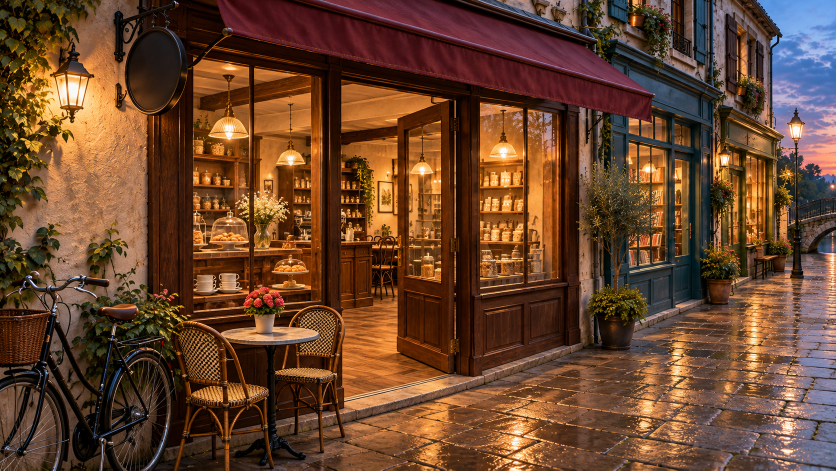
#> input picture projects/0003-ai-wide-area-modeling/assets/canal-imagegen-interior/approach.png, 1672 x 941 px (shown at 1/2 size); its folder holds 4 pictures in this run
$ python check_lighting_pair.py
#> lines starting #> are read from the running program, lines starting #| are printed output that depends on the picture
"""Screen generated on/off images in 2D; do not estimate/reconstruct 3D."""
import hashlib
import json
from pathlib import Path

import cv2
import numpy as np

ROOT = Path(__file__).resolve().parents[2]
ASSETS = ROOT / "assets" / "canal-imagegen-interior"
NAMES = ["approach", "interior-on-v1-threshold", "interior-on", "interior-off", "reverse"]


def load(name):
#> called with name = 'approach'
    image = cv2.imread(str(ASSETS / f"{name}.png"))
#> image is the input picture: shape (941, 1672, 3); mean B, G, R 44, 67.8, 104.4
    if image is None:
        raise RuntimeError(name)
    return image


def luminance(image):
    rgb = image[:, :, ::-1].astype(np.float64) / 255
    linear = np.where(rgb <= 0.04045, rgb / 12.92, ((rgb + 0.055) / 1.055) ** 2.4)
    return linear @ np.array([0.2126, 0.7152, 0.0722])


def main():
    images = {name: load(name) for name in NAMES}
#> call 3 of load, with name = 'interior-on'
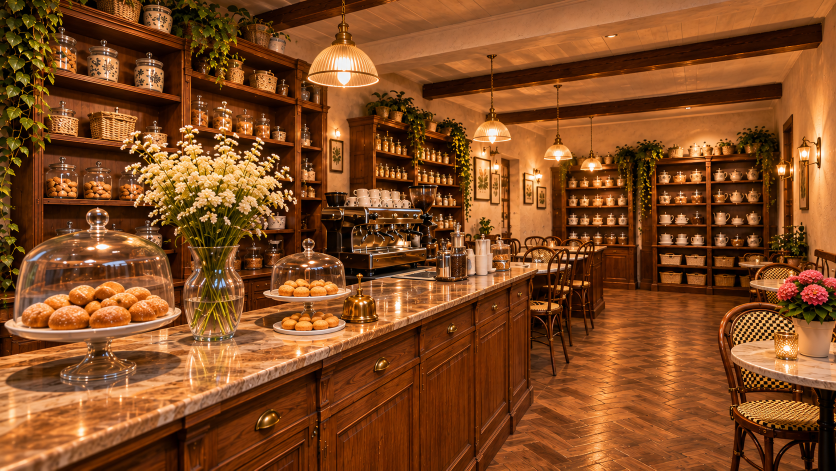
#> input picture projects/0003-ai-wide-area-modeling/assets/canal-imagegen-interior/interior-on.png, 1672 x 941 px (shown at 1/2 size)
#> in load, image is the input picture: shape (941, 1672, 3); mean B, G, R 34.1, 75.2, 131.5
#> call 4 of load, with name = 'interior-off'
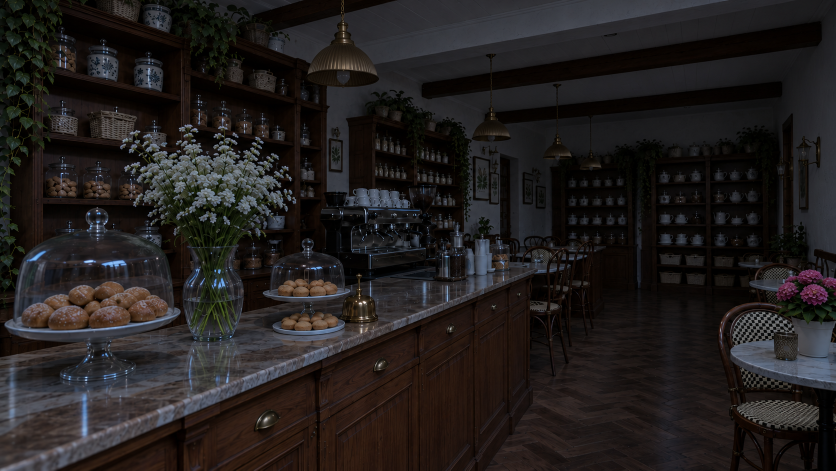
#> input picture projects/0003-ai-wide-area-modeling/assets/canal-imagegen-interior/interior-off.png, 1671 x 941 px (shown at 1/2 size)
#> in load, image is the input picture: shape (941, 1671, 3); mean B, G, R 29.8, 30.4, 34.1
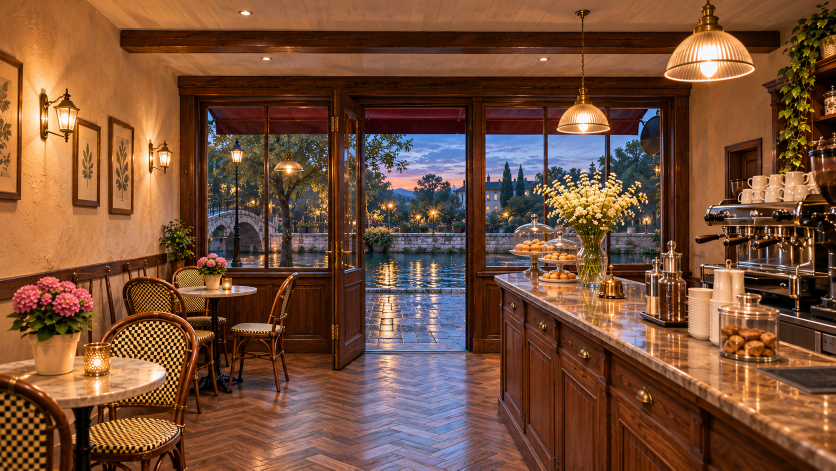
#> input picture projects/0003-ai-wide-area-modeling/assets/canal-imagegen-interior/reverse.png, 1672 x 941 px (shown at 1/2 size)
#> in load, image is the input picture: shape (941, 1672, 3); mean B, G, R 55.4, 79.1, 118.9
#> images = 5 items
    on, off = images["interior-on"], images["interior-off"]
    ah, aw = on.shape[:2]
#> ah = 941; aw = 1672
    bh, bw = off.shape[:2]
#> bh = 941; bw = 1671
    sift = cv2.SIFT_create(nfeatures=9000)
    ka, da = sift.detectAndCompute(cv2.cvtColor(on, cv2.COLOR_BGR2GRAY), None)
#> ka = 9000 keypoints; strongest (x, y, size): (667, 429, 2.2), (320, 426, 1.9), (424, 506, 1.9), (234, 216, 2.6)
    kb, db = sift.detectAndCompute(cv2.cvtColor(off, cv2.COLOR_BGR2GRAY), None)
#> kb = 5514 keypoints; strongest (x, y, size): (172, 760, 2.1), (607, 531, 2), (178, 711, 1.8), (172, 755, 2.1)
    matcher = cv2.BFMatcher(cv2.NORM_L2)
    reverse = {m.queryIdx: m.trainIdx for m, n in matcher.knnMatch(db, da, k=2)
               if m.distance < 0.72 * n.distance}
#> reverse = 1037 items
    pairs = [m for m, n in matcher.knnMatch(da, db, k=2)
             if m.distance < 0.72 * n.distance and reverse.get(m.trainIdx) == m.queryIdx]
#> pairs = 920 matches
    a = np.float64([ka[m.queryIdx].pt for m in pairs])
#> a = 920 pairs, first value 7.38 to 1668.5, second value 7.67 to 886.9
    b = np.float64([kb[m.trainIdx].pt for m in pairs]) * [aw / bw, ah / bh]
#> b = 920 pairs, first value 6.72 to 1668.8, second value 6.56 to 887
    raw_error = np.linalg.norm(a - b, axis=1)
#> raw_error = 920 values, max 132 at index 681, min 0.0401 at index 1, mean 1.83
    blocks = np.floor(a / 64).astype(int)
#> blocks = 920 pairs, first value 0 to 26, second value 0 to 13
    held = ((blocks[:, 0] + 2 * blocks[:, 1]) % 3) == 0
    cv2.setRNGSeed(20261116)
    homography, inliers = cv2.findHomography(a[~held], b[~held], cv2.USAC_MAGSAC,
                                            2.0, maxIters=10000, confidence=0.999)
#> homography = [[0.999, 0.000349, -0.742], [-0.000567, 1, -2.01], [-1.16e-06, 3.62e-07, 1]]; inliers = 598 values, max 1 at index 0, min 0 at index 6, mean 0.952
    predicted = cv2.perspectiveTransform(a.reshape(-1, 1, 2), homography).reshape(-1, 2)
#> predicted = 920 pairs, first value 6.79 to 1668.7, second value 5.51 to 888.3
    residual = np.linalg.norm(predicted - b, axis=1)
#> residual = 920 values, max 132.4 at index 681, min 0.0255 at index 870, mean 1.16
    bins = np.floor(a / [aw / 8, ah / 5]).astype(int)
#> bins = 920 pairs, first value 0 to 7, second value 0 to 4
    geometry = {
        "method": "2D SIFT mutual ratio 0.72, raw displacement and spatially held-out homography check",
        "matched_features": len(pairs),
        "occupied_cells_of_8_by_5_grid": len(np.unique(bins, axis=0)),
        "raw_displacement_median_px": float(np.median(raw_error)),
        "raw_displacement_p90_px": float(np.percentile(raw_error, 90)),
        "raw_fraction_within_2px": float(np.mean(raw_error <= 2)),
        "homography": homography.tolist(),
        "fit_inlier_fraction": float(inliers.mean()),
        "held_out_features": int(held.sum()),
        "held_out_residual_median_px": float(np.median(residual[held])),
        "held_out_residual_p90_px": float(np.percentile(residual[held], 90)),
        "limitations": "Only matched visible texture is checked. Low-light regions may be absent; identities and full geometry are not certified.",
    }
    on_y, off_y = luminance(on), luminance(off)
#> in luminance, `return linear @ np.array([0.2126, 0.7152, 0.0722])`:
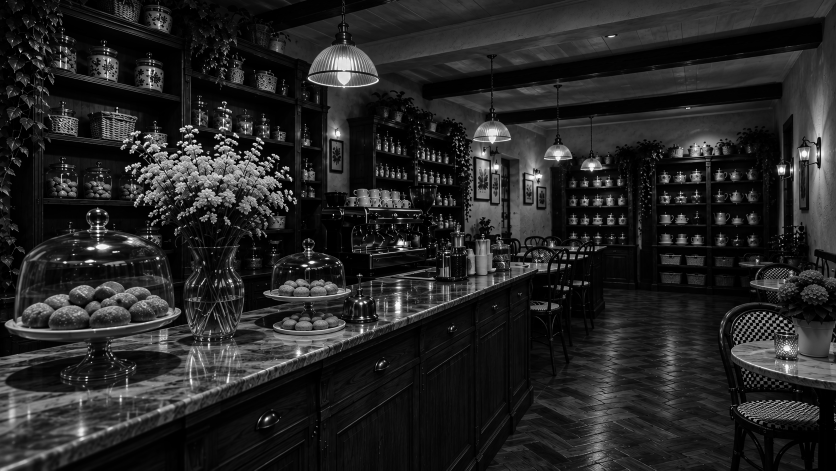
#> returned value: shape (941, 1672) float64 (shown at 1/2 size); min 0, max 1, mean 0.149
#> in luminance (call 2), `linear = np.where(rgb <= 0.04045, rgb / 12.92, ((rgb + 0.055) / 1.055)..`:
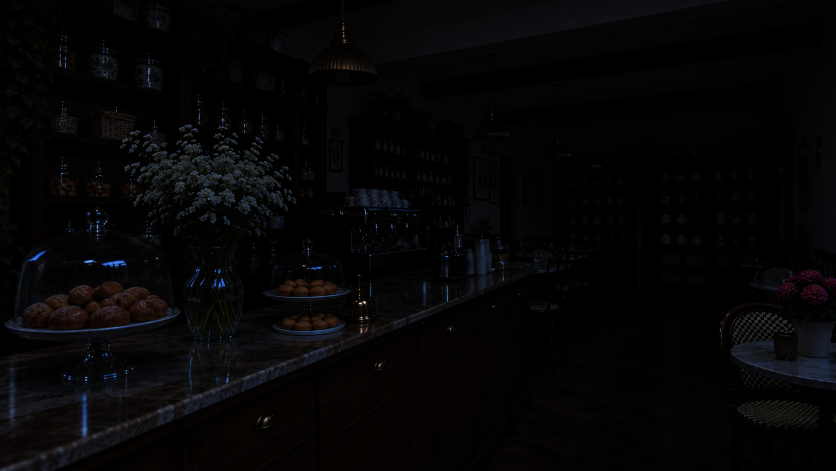
#> linear: shape (941, 1671, 3) float64 (shown at 1/2 size); mean R, G, B 0.0238, 0.0216, 0.0239
    regions = {
        "nearest_pendant_bulb": [0.399, 0.133, 0.424, 0.173],
        "front_counter": [0.16, 0.69, 0.32, 0.76],
        "rear_shelves": [0.77, 0.39, 0.90, 0.56],
        "floor_aisle": [0.69, 0.79, 0.80, 0.94],
    }
    lighting = {}
    for name, (x0, y0, x1, y1) in regions.items():
        region_on = on_y[int(y0 * ah):int(y1 * ah), int(x0 * aw):int(x1 * aw)]
        region_off = off_y[int(y0 * bh):int(y1 * bh), int(x0 * bw):int(x1 * bw)]
        baseline = float(np.mean(region_on))
        edited = float(np.mean(region_off))
        lighting[name] = {"rectangle_normalized": [x0, y0, x1, y1],
                          "on_mean_linear_luminance": baseline,
                          "off_mean_linear_luminance": edited,
                          "off_to_on_ratio": edited / max(baseline, 1e-9)}
#> this loop made 4 passes
#> (baseline, edited) on passes 1 to 4: (0.737, 0.0477), (0.277, 0.0442), (0.0887, 0.00589), (0.2, 0.0113)
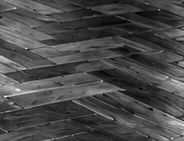
#> region_off: shape (141, 184) float64; min 0.00295, max 0.032, mean 0.0113; drawn with min black and max white
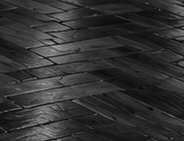
#> region_on: shape (141, 184) float64; min 0.035, max 0.664, mean 0.2
#> after the loop, lighting = 4 items
    report = {
        "scope": "Generated image lighting counterfactual and 2D layout screening, not 3D relighting",
        "opencv_version": cv2.__version__,
        "images": {name: {"shape_hw": list(im.shape[:2]),
                           "sha256": hashlib.sha256((ASSETS / f"{name}.png").read_bytes()).hexdigest()}
                   for name, im in images.items()},
        "same_camera_image_pair": geometry,
        "luminance_samples": lighting,
        "luminance_limit": "Image-domain measurements only. No calibrated exposure, light transport, albedo recovery or physical light control is established.",
        "spatial_consistency": "Not established. Reverse-view actual pose and continuity of counter/appliance positions remain unverified.",
        "native_3d_or_gaussian_light_control": False,
        "old_models_modified": False,
    }
    (ASSETS / "image-check.json").write_text(json.dumps(report, indent=2), encoding="utf-8")
    print(json.dumps({"geometry": geometry, "luminance": lighting}, indent=2))
#> (printed output is left out)


if __name__ == "__main__":
    main()
